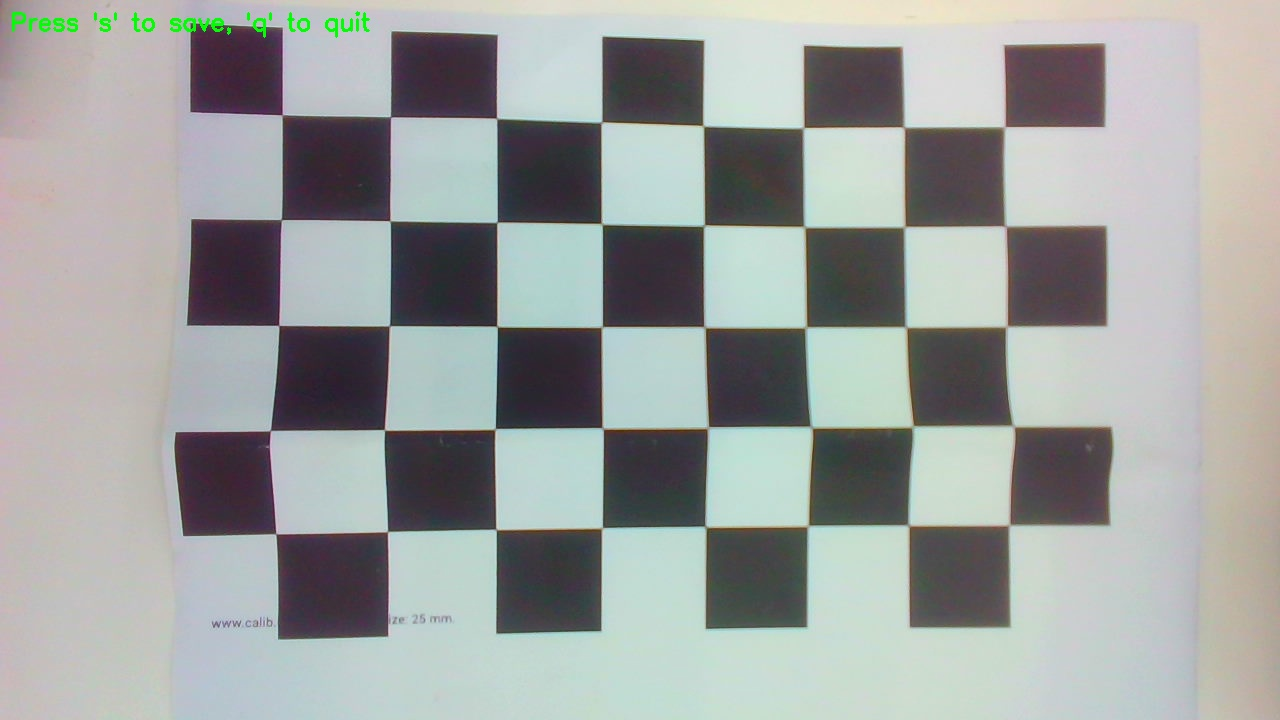
#> input picture 20250913_163337_509660.jpg, 1280 x 720 px, given in place of the camera
$ python hsv.py
#> lines starting #> are read from the running program, lines starting #| are printed output that depends on the picture; after the words box and inside, x2 and y2 are one past the last pixel; in counts of white or black regions, pixels touching at a corner belong together
import cv2
import numpy as np

def nothing(x):
    pass

# 创建一个窗口
cv2.namedWindow('HSV Thresholding')

# 创建滑块来调节HSV值
cv2.createTrackbar('H_min', 'HSV Thresholding', 0, 179, nothing)
#> slider 'H_min' is set to 35
cv2.createTrackbar('H_max', 'HSV Thresholding', 179, 179, nothing)
cv2.createTrackbar('S_min', 'HSV Thresholding', 0, 255, nothing)
#> slider 'S_min' is set to 51
cv2.createTrackbar('S_max', 'HSV Thresholding', 255, 255, nothing)
cv2.createTrackbar('V_min', 'HSV Thresholding', 0, 255, nothing)
#> slider 'V_min' is set to 51
cv2.createTrackbar('V_max', 'HSV Thresholding', 255, 255, nothing)

# 打开摄像头
cap = cv2.VideoCapture(0)

while True:
    # 读取摄像头的画面
    ret, frame = cap.read()
#> frame is the input picture: shape (720, 1280, 3); mean B, G, R 158.9, 160.7, 157.3
    if not ret:
        break

    # 转换到HSV颜色空间
    hsv = cv2.cvtColor(frame, cv2.COLOR_BGR2HSV)
#> hsv: shape (720, 1280, 3); mean H, S, V 85.7, 28.7, 166.5

    # 获取滑块的值
    h_min = cv2.getTrackbarPos('H_min', 'HSV Thresholding')
    h_max = cv2.getTrackbarPos('H_max', 'HSV Thresholding')
    s_min = cv2.getTrackbarPos('S_min', 'HSV Thresholding')
    s_max = cv2.getTrackbarPos('S_max', 'HSV Thresholding')
    v_min = cv2.getTrackbarPos('V_min', 'HSV Thresholding')
    v_max = cv2.getTrackbarPos('V_max', 'HSV Thresholding')

    # 设置阈值范围并进行掩膜
    lower_bound = np.array([h_min, s_min, v_min])
    upper_bound = np.array([h_max, s_max, v_max])
    mask = cv2.inRange(hsv, lower_bound, upper_bound)
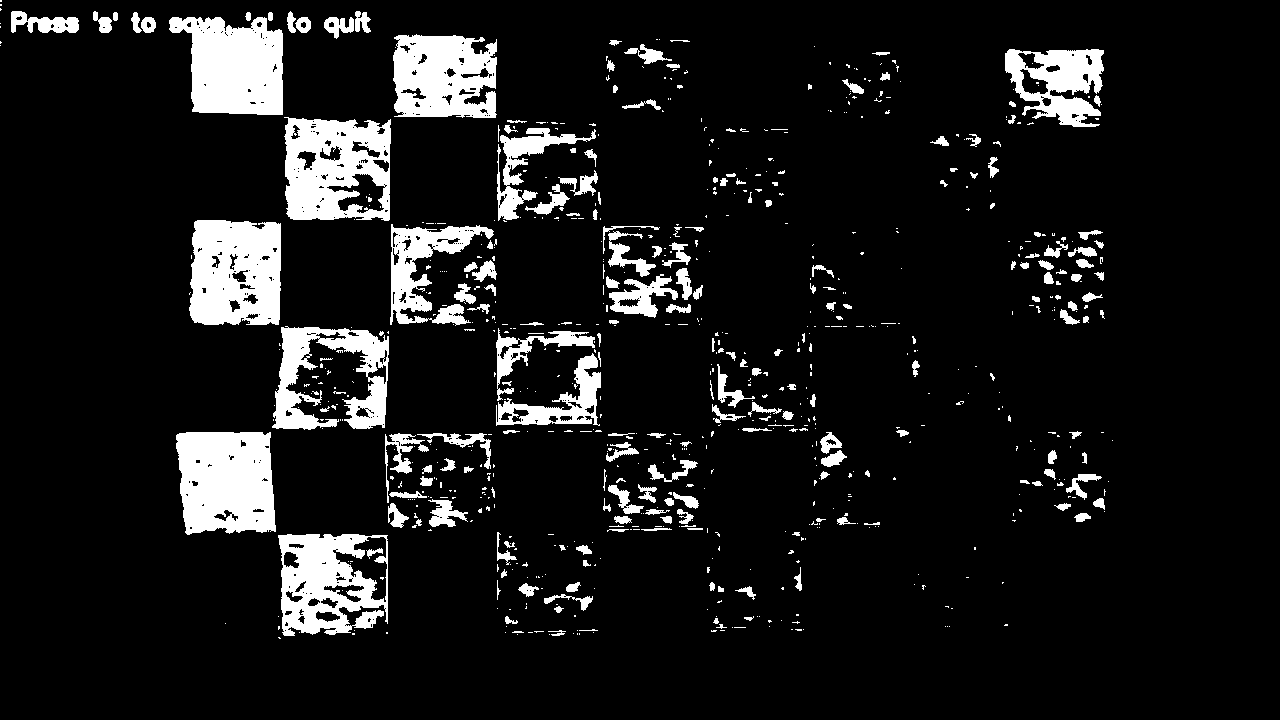
#> mask: shape (720, 1280); 10.1% white; 766 white regions (559 under 20 px), largest, box (x1, y1, x2, y2) and area: (176, 432, 276, 535) 8878, (169, 17, 283, 115) 8452, (189, 220, 281, 325) 8437

    mask = cv2.erode(mask, None, iterations=2)
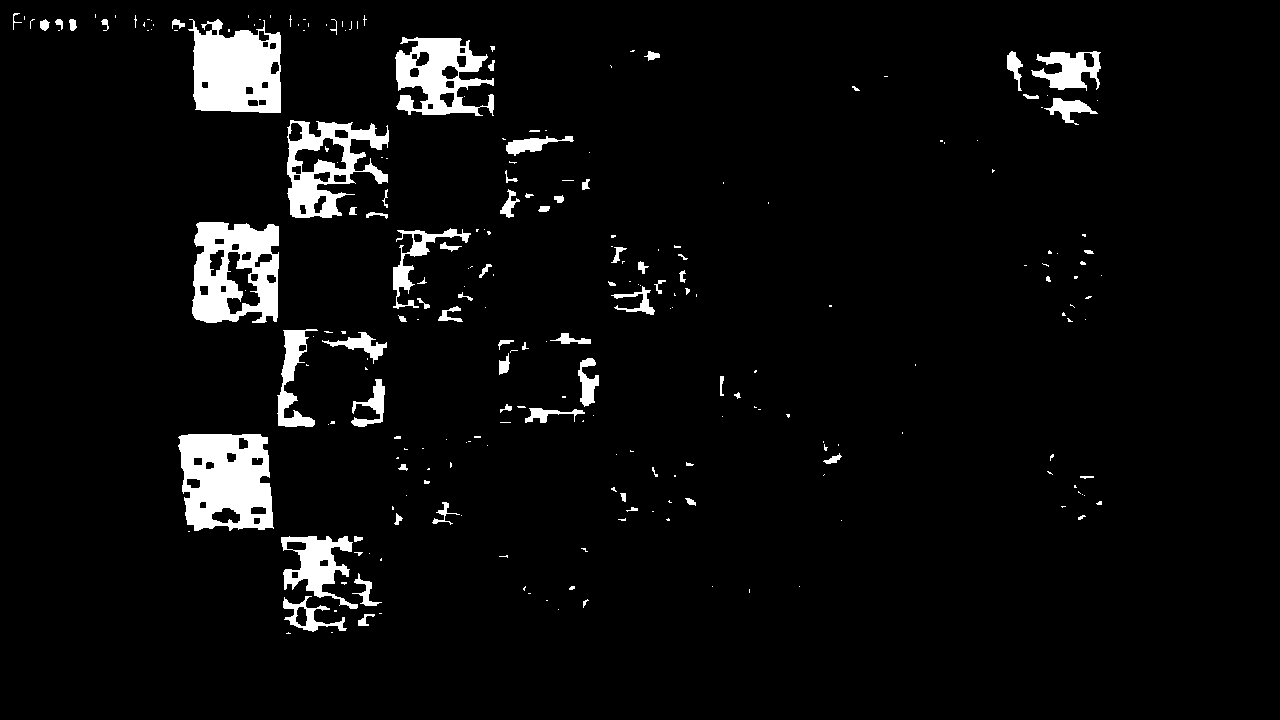
#> mask: shape (720, 1280); 4.8% white; 242 white regions (165 under 20 px), largest, box (x1, y1, x2, y2) and area: (178, 434, 274, 531) 7159, (188, 19, 281, 113) 6582, (192, 222, 279, 323) 6049
    mask = cv2.dilate(mask, None, iterations=2)
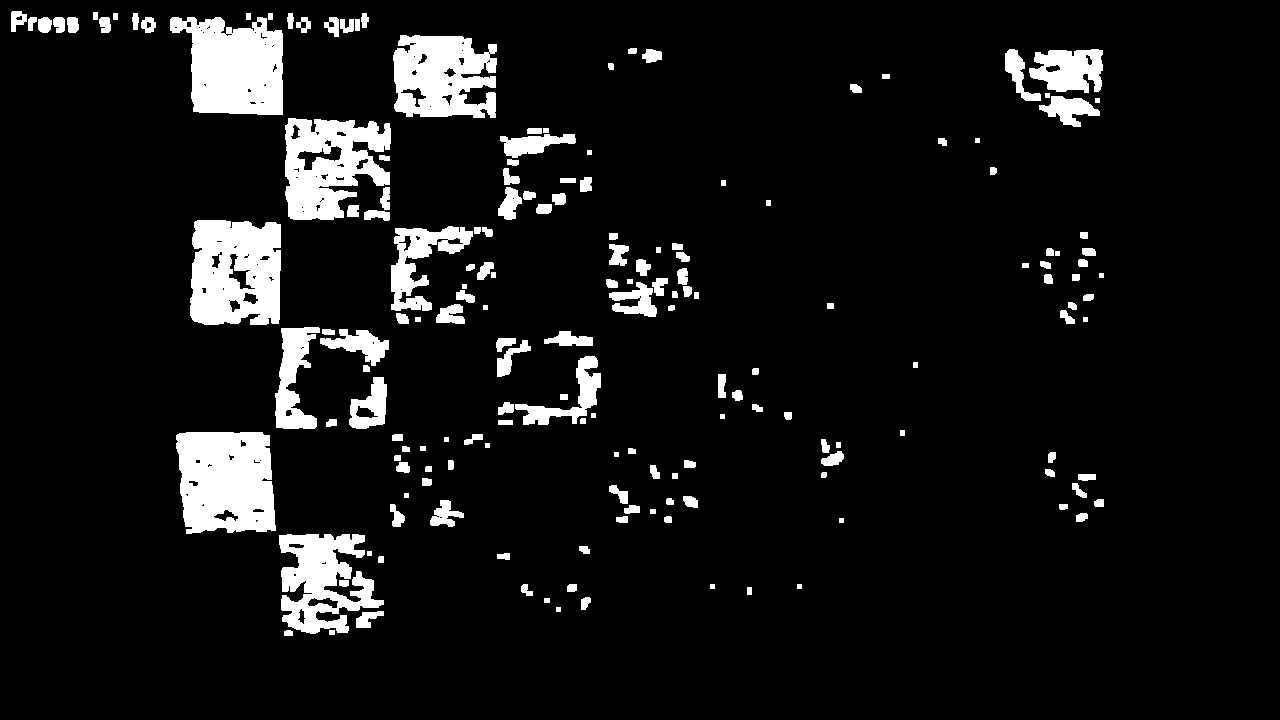
#> mask: shape (720, 1280); 8.2% white; 174 white regions

    # 查找轮廓
    contours, _ = cv2.findContours(mask, cv2.RETR_EXTERNAL, cv2.CHAIN_APPROX_SIMPLE)
#> contours = 174 contours, 20 with area under 20; largest, box (x1, y1, x2, y2) and area: (176, 432, 276, 534) 8837, (190, 220, 281, 325) 8593, (170, 17, 283, 115) 8218, (285, 118, 391, 220) 7476, (393, 35, 497, 118) 6745

    # 在图像上绘制轮廓
    if contours:
        max_contour = max(contours, key=cv2.contourArea)
#> max_contour = contour of 109 points, box (x1, y1, x2, y2) (176, 432, 276, 534), area 8837
        max_area = cv2.contourArea(max_contour)
#> max_area = 8837
        cv2.drawContours(frame, [max_contour], -1, (0, 255, 0), 3)
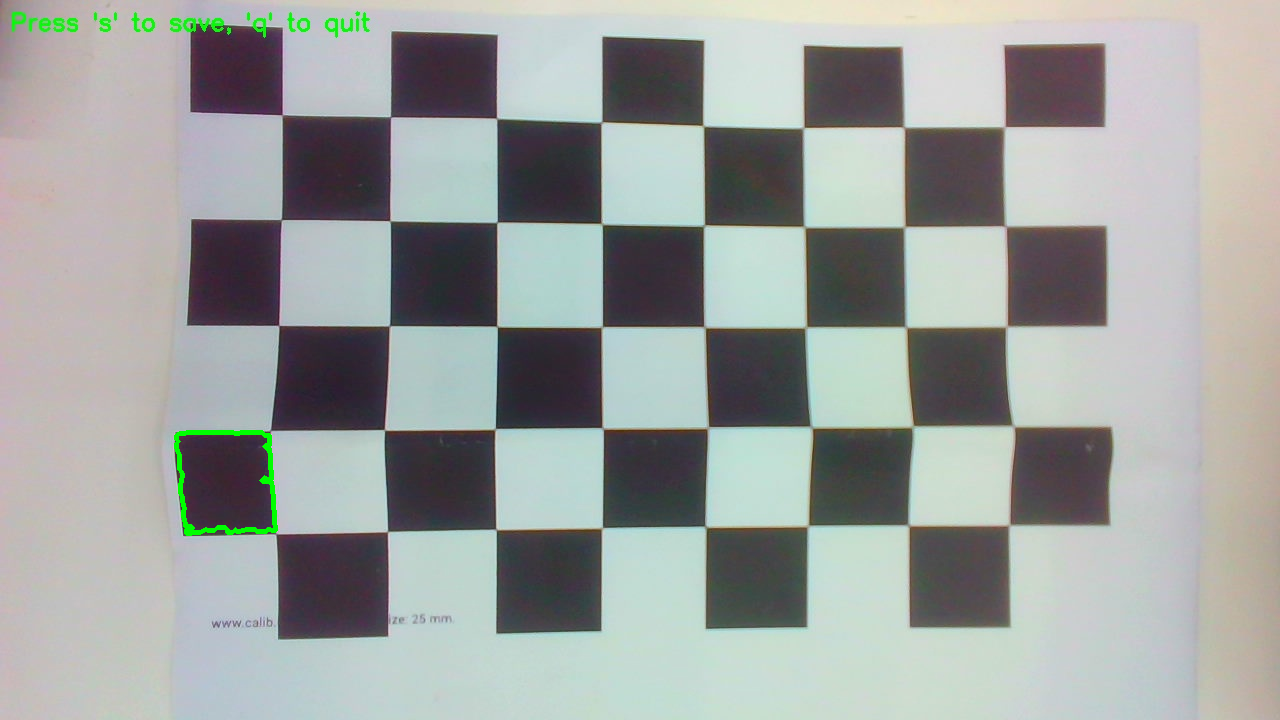
#> frame: shape (720, 1280, 3); 0.22% of pixels changed, all inside (x1, y1, x2, y2) = (174, 430, 278, 536)
        print(f'Max Contour Area: {max_area}')
#| Max Contour Area: 8837.0


    cv2.imshow('HSV Thresholding', frame)

    # 按下 'q' 键退出
    if cv2.waitKey(1) & 0xFF == ord('q'):
#> (key q is pressed here)
        break

# 释放摄像头并关闭窗口
cap.release()
cv2.destroyAllWindows()
